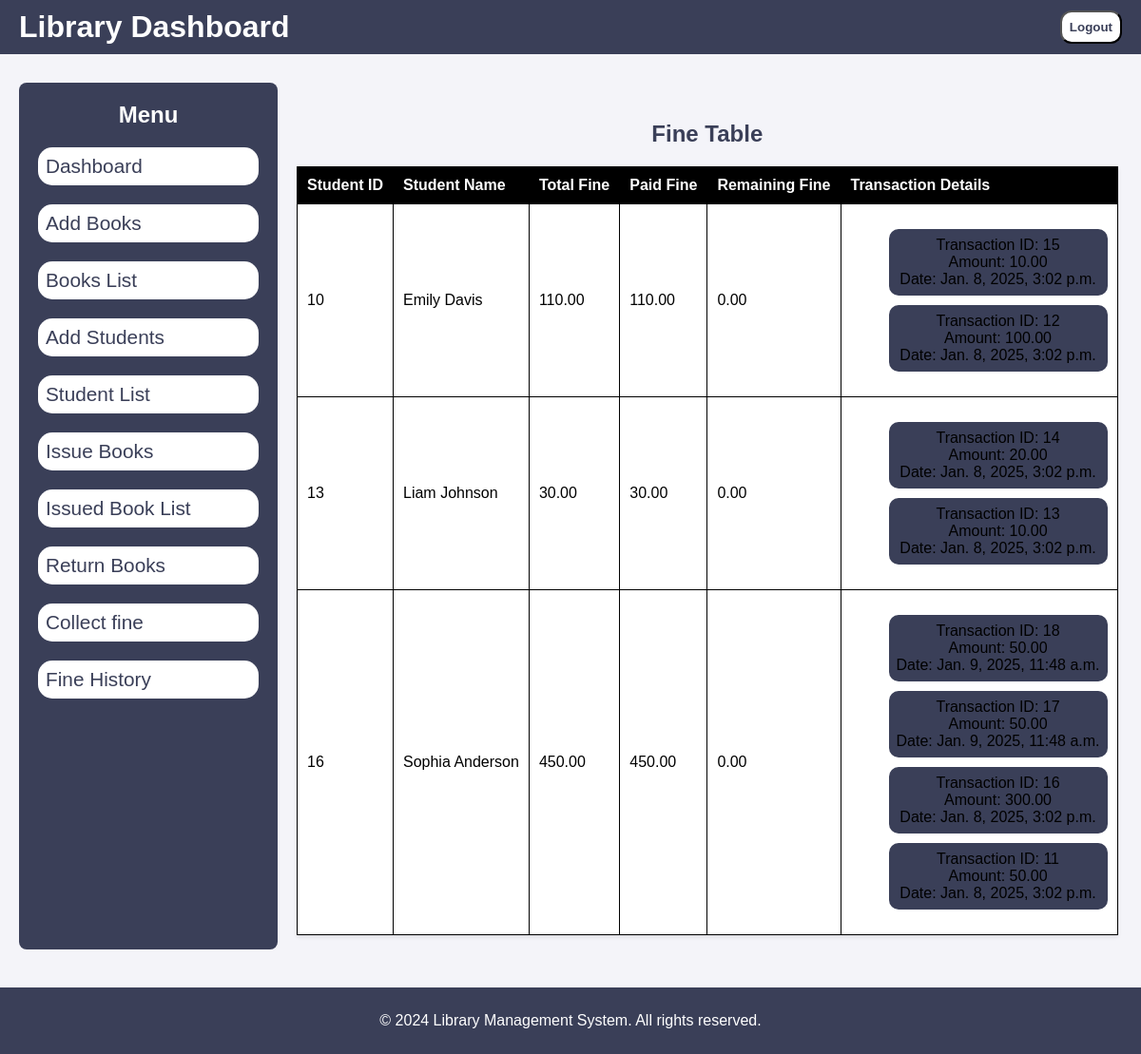
The page /fine_table on the database its author committed.
### LibraryApp/models.py (models this page shows, shortened)
class Student(models.Model):
    name = models.CharField(max_length=100)
    email = models.EmailField(unique=True)
    department = models.CharField(max_length=100)
    phone = models.IntegerField(max_length=15)
    created_at = models.DateTimeField(auto_now_add=True , editable=False)
    updated_at = models.DateTimeField(auto_now=True)
    def get_full_name(self):
        return self.name

class Transaction(models.Model):
    book_issue = models.ForeignKey(BookIssue, on_delete=models.CASCADE)
    amount = models.DecimalField(max_digits=10, decimal_places=2)
    payment_date = models.DateTimeField(auto_now_add=True)
    created_at = models.DateTimeField(auto_now_add=True)
    updated_at = models.DateTimeField(auto_now=True)
    def __str__(self):
        return f"Transaction for {self.book_issue} - Amount: {self.amount}"

### LibraryApp/views.py (the view)
# urls.py: path('fine_table' , views.fine_table , name = 'fine_table'),
def fine_table(request):
    from itertools import groupby
    from django.db.models import Sum
    transactions = Transaction.objects.all().select_related('book_issue__student', 'book_issue__book').order_by('book_issue__student_id', '-payment_date')
    grouped_transactions = []
    for key, group in groupby(transactions, key=lambda x: x.book_issue.student.id):
        student_transactions = list(group)
        print(f"Student ID: {key}, Transactions: {student_transactions}")
        total_fine = sum([transaction.amount for transaction in student_transactions])
        print(f"Total Fine for Student {key}: {total_fine}")
        paid_fine = sum([transaction.amount for transaction in student_transactions if transaction.payment_date is not None])
        print(f"Paid Fine for Student {key}: {paid_fine}")
        remaining_fine = total_fine - paid_fine
        print(f"Remaining Fine for Student {key}: {remaining_fine}")
        grouped_transactions.append({
            'student_id': key,
            'student_name': student_transactions[0].book_issue.student.name,
            'total_fine': total_fine,
            'paid_fine': paid_fine,
            'remaining_fine': remaining_fine,
            'transactions': student_transactions
        })
    return render(request, 'fine_table.html', {'grouped_transactions': grouped_transactions})

### LibraryApp/models.py (called while the page is built)
    def __str__(self):
        return f"{self.book.title} - {self.student.get_full_name()}"

### templates/fine_table.html
{% extends 'base.html' %}
{% load static %}
    {% block content %}
    <div class="table-container">
        <h2>Fine Table</h2>
        <table>
            <thead>
                <tr>
                    <th>Student ID</th>
                    <th>Student Name</th>
                    <th>Total Fine</th>
                    <th>Paid Fine</th>
                    <th>Remaining Fine</th>
                    <th>Transaction Details</th>
                </tr>
            </thead>
            <tbody>
                {% for group in grouped_transactions %}
                    <tr>
                        <td>{{ group.student_id }}</td>
                        <td>{{ group.student_name }}</td>
                        <td>{{ group.total_fine }}</td>
                        <td>{{ group.paid_fine }}</td>
                        <td>{{ group.remaining_fine }}</td>
                        <td>
                            <ul>
                                {% for transaction in group.transactions %}
                                    <li>Transaction ID: {{ transaction.id }} <br>
                                        Amount: {{ transaction.amount }} <br>
                                        Date: {{ transaction.payment_date }}</li>
                                {% endfor %}
                            </ul>
                        </td>
                    </tr>
                {% endfor %}
            </tbody>
        </table>
    </div>
    {% endblock %}

### static/css/style.css (style rules this page uses)
body { margin: 0; font-family: Arial, sans-serif; background-color: #f4f4f9; }
.table-container { margin-top: 20px; }
.table-container h2 { text-align: center; }
table { width: 100%; border-collapse: collapse; margin-top: 10px; box-shadow: 0 2px 4px rgba(0, 0, 0, 0.1); margin-bottom: 15px; }
table th, table td { padding: 10px; text-align: left; border: 1px solid #ddd; }
table th, tr { background-color: #3a3f58; color: #fff; }
table th { background-color: black; color: #fff; }

### static/css/tables.css (style rules this page uses)
h2 { text-align: center; color: #3a3f58; font-weight: 800; }
table { width: 100%; text-align: center; border-collapse: collapse; margin-top: 10px; box-shadow: 0 2px 4px rgba(0, 0, 0, 0.1); }
table th { text-align: center; }
table th, table td { padding: 10px; text-align: left; border: 1px solid black; }
table th, tr { background-color: white; color: black; }
table th { background-color: black; color: #fff; }
table tr td ul li { list-style: none; text-align: center; margin-bottom: 10px; padding: 4px; background-color: #3a3f58; border-radius: 10px; }

### static/css/manage_student.css (style rules this page uses)
table { width: 100%; text-align: center; border-collapse: collapse; margin-top: 10px; box-shadow: 0 2px 4px rgba(0, 0, 0, 0.1); }
table th { text-align: center; }
table th, table td { padding: 10px; text-align: left; border: 1px solid black; }
table th, tr { background-color: white; color: black; }
table th { background-color: black; color: #fff; }
table tr td ul li { list-style: none; text-align: center; margin-bottom: 10px; padding: 8px; background-color: #3a3f58; border-radius: 10px; }

### rows shown on the page
Student: student_name "Emily Davis"
Student: student_name "Liam Johnson"
Student: student_name "Sophia Anderson"

### other values the page prints
{{ group.student_id }} "10" "13" "16"
{{ group.total_fine }} "110.00" "30.00" "450.00"
{{ group.paid_fine }} "110.00" "30.00" "450.00"
{{ group.remaining_fine }} "0.00" "0.00" "0.00"
